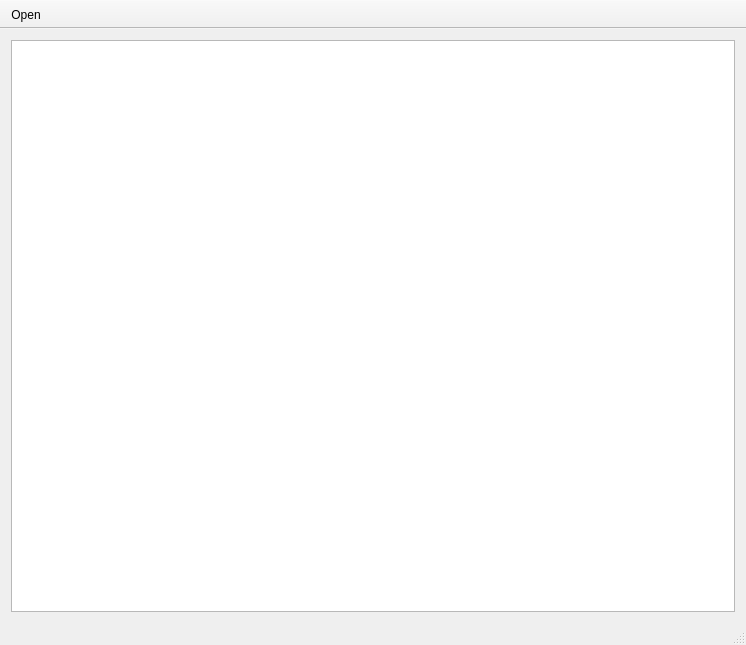
<?xml version="1.0" encoding="UTF-8"?>
<ui version="4.0">
 <class>MainWindow</class>
 <widget class="QMainWindow" name="MainWindow">
  <property name="geometry">
   <rect>
    <x>0</x>
    <y>0</y>
    <width>746</width>
    <height>645</height>
   </rect>
  </property>
  <property name="windowTitle">
   <string>MainWindow</string>
  </property>
  <widget class="QWidget" name="centralWidget">
   <layout class="QHBoxLayout" name="horizontalLayout">
    <item>
     <widget class="MyGraphicsView" name="graphicsView"/>
    </item>
   </layout>
  </widget>
  <widget class="QMenuBar" name="menuBar">
   <property name="geometry">
    <rect>
     <x>0</x>
     <y>0</y>
     <width>746</width>
     <height>21</height>
    </rect>
   </property>
  </widget>
  <widget class="QToolBar" name="mainToolBar">
   <property name="movable">
    <bool>false</bool>
   </property>
   <property name="floatable">
    <bool>false</bool>
   </property>
   <attribute name="toolBarArea">
    <enum>TopToolBarArea</enum>
   </attribute>
   <attribute name="toolBarBreak">
    <bool>false</bool>
   </attribute>
   <addaction name="actionOpen"/>
  </widget>
  <widget class="QStatusBar" name="statusBar"/>
  <action name="actionOpen">
   <property name="text">
    <string>Open</string>
   </property>
  </action>
 </widget>
 <layoutdefault spacing="6" margin="11"/>
 <customwidgets>
  <customwidget>
   <class>MyGraphicsView</class>
   <extends>QGraphicsView</extends>
   <header location="global">mygraphicsview.h</header>
  </customwidget>
 </customwidgets>
 <resources/>
 <connections/>
</ui>
